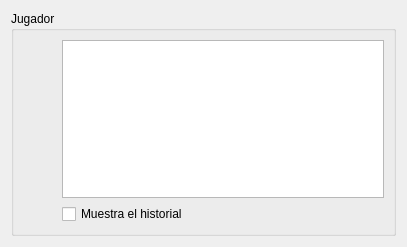
<?xml version="1.0" encoding="UTF-8"?>
<ui version="4.0">
 <class>wdgUserPanel</class>
 <widget class="QWidget" name="wdgUserPanel">
  <property name="geometry">
   <rect>
    <x>0</x>
    <y>0</y>
    <width>407</width>
    <height>247</height>
   </rect>
  </property>
  <property name="windowTitle">
   <string>Form</string>
  </property>
  <layout class="QVBoxLayout">
   <item>
    <widget class="QGroupBox" name="grp">
     <property name="enabled">
      <bool>true</bool>
     </property>
     <property name="title">
      <string>Jugador</string>
     </property>
     <layout class="QHBoxLayout" name="horizontalLayout_2">
      <item>
       <layout class="QHBoxLayout" name="horizontalLayout">
        <property name="sizeConstraint">
         <enum>QLayout::SetMinAndMaxSize</enum>
        </property>
        <item>
         <layout class="QVBoxLayout" name="_3">
          <item>
           <widget class="QLabel" name="lblAvatar">
            <property name="enabled">
             <bool>false</bool>
            </property>
            <property name="palette">
             <palette>
              <active>
               <colorrole role="Base">
                <brush brushstyle="SolidPattern">
                 <color alpha="255">
                  <red>255</red>
                  <green>255</green>
                  <blue>0</blue>
                 </color>
                </brush>
               </colorrole>
              </active>
              <inactive>
               <colorrole role="Base">
                <brush brushstyle="SolidPattern">
                 <color alpha="255">
                  <red>255</red>
                  <green>255</green>
                  <blue>0</blue>
                 </color>
                </brush>
               </colorrole>
              </inactive>
              <disabled>
               <colorrole role="Base">
                <brush brushstyle="SolidPattern">
                 <color alpha="255">
                  <red>244</red>
                  <green>244</green>
                  <blue>244</blue>
                 </color>
                </brush>
               </colorrole>
              </disabled>
             </palette>
            </property>
            <property name="layoutDirection">
             <enum>Qt::LeftToRight</enum>
            </property>
            <property name="text">
             <string/>
            </property>
            <property name="pixmap">
             <pixmap resource="../images/glparchis.qrc">:/glparchis/ficharoja.png</pixmap>
            </property>
            <property name="alignment">
             <set>Qt::AlignCenter</set>
            </property>
           </widget>
          </item>
          <item>
           <layout class="QHBoxLayout" name="_4">
            <item>
             <widget class="QLabel" name="lbl1">
              <property name="enabled">
               <bool>false</bool>
              </property>
              <property name="sizePolicy">
               <sizepolicy hsizetype="Preferred" vsizetype="Maximum">
                <horstretch>0</horstretch>
                <verstretch>0</verstretch>
               </sizepolicy>
              </property>
              <property name="text">
               <string/>
              </property>
              <property name="pixmap">
               <pixmap resource="../images/glparchis.qrc">:/glparchis/cube.png</pixmap>
              </property>
              <property name="scaledContents">
               <bool>true</bool>
              </property>
             </widget>
            </item>
            <item>
             <widget class="QLabel" name="lbl2">
              <property name="enabled">
               <bool>false</bool>
              </property>
              <property name="sizePolicy">
               <sizepolicy hsizetype="Preferred" vsizetype="Maximum">
                <horstretch>0</horstretch>
                <verstretch>0</verstretch>
               </sizepolicy>
              </property>
              <property name="text">
               <string/>
              </property>
              <property name="pixmap">
               <pixmap resource="../images/glparchis.qrc">:/glparchis/cube.png</pixmap>
              </property>
              <property name="scaledContents">
               <bool>true</bool>
              </property>
             </widget>
            </item>
            <item>
             <widget class="QLabel" name="lbl3">
              <property name="enabled">
               <bool>false</bool>
              </property>
              <property name="sizePolicy">
               <sizepolicy hsizetype="Preferred" vsizetype="Maximum">
                <horstretch>0</horstretch>
                <verstretch>0</verstretch>
               </sizepolicy>
              </property>
              <property name="text">
               <string/>
              </property>
              <property name="pixmap">
               <pixmap resource="../images/glparchis.qrc">:/glparchis/cube.png</pixmap>
              </property>
              <property name="scaledContents">
               <bool>true</bool>
              </property>
             </widget>
            </item>
           </layout>
          </item>
         </layout>
        </item>
        <item>
         <layout class="QVBoxLayout" name="verticalLayout">
          <item>
           <widget class="QListWidget" name="lst">
            <property name="enabled">
             <bool>true</bool>
            </property>
            <property name="font">
             <font>
              <pointsize>8</pointsize>
             </font>
            </property>
           </widget>
          </item>
          <item>
           <widget class="QCheckBox" name="chk">
            <property name="text">
             <string>Muestra el historial</string>
            </property>
           </widget>
          </item>
         </layout>
        </item>
       </layout>
      </item>
     </layout>
    </widget>
   </item>
  </layout>
 </widget>
 <resources>
  <include location="../images/glparchis.qrc"/>
 </resources>
 <connections/>
</ui>
